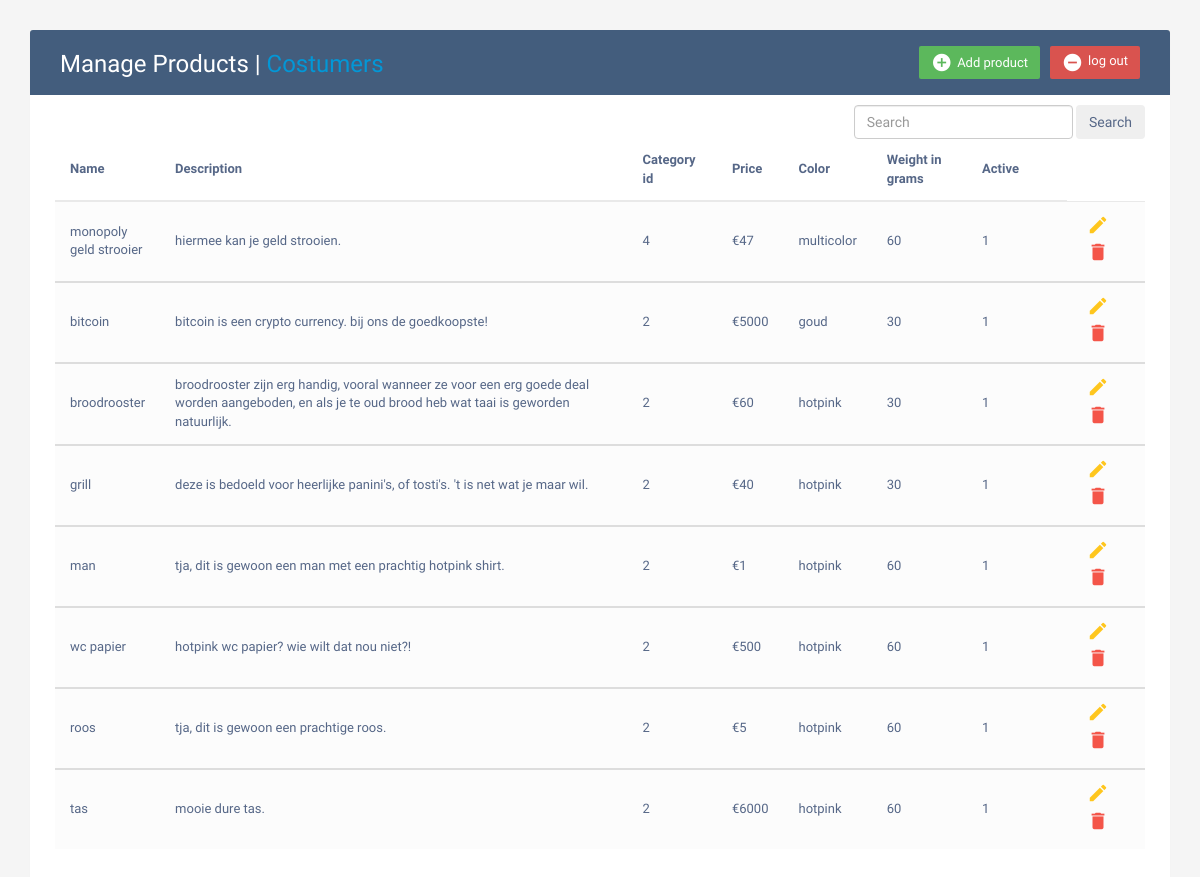
Screenshot of /cms/products/products_cms.php (signed in) with the database file from the repository.
### tables this page shows
CREATE TABLE `producten` (
  `id` int(11) NOT NULL,
  `name` varchar(255) NOT NULL,
  `description` varchar(500) NOT NULL,
  `category_id` int(255) NOT NULL,
  `price` int(11) NOT NULL,
  `color` varchar(255) NOT NULL,
  `weight` int(11) NOT NULL,
  `active` tinyint(1) NOT NULL
);

### cms/products/products_cms.php (the view, shortened to what this page needs)
<?php
require '../../configg/connect.php';
?>
<!DOCTYPE html>
<html lang="en">
<head>
    <link rel="stylesheet" href="https://maxcdn.bootstrapcdn.com/font-awesome/4.7.0/css/font-awesome.min.css">
    <link rel="stylesheet" href="https://maxcdn.bootstrapcdn.com/bootstrap/3.3.7/css/bootstrap.min.css">
    <link rel="stylesheet" href="../../assets/css/product_crud.css">
</head>
<body>
<div class="container">
    <div class="table-wrapper">
        <div class="table-title">
            <div class="row">
                <div class="col-sm-6">
                    <h2>Manage <a style="color: white">Products</a> | <a href="../costumers/costumers_cms.php" style="color: #0397d6">Costumers</a></h2>
                </div>
                <div class="col-sm-6">
                    <button type="submit" name="logout" class="btn btn-danger"><i class="material-icons" onclick="window.location.href = 'logout.php'">&#xE15C;</i>log out</button>
                    <a href="#add" class="btn btn-success" data-toggle="modal"><i class="material-icons">&#xE147;</i>
                        <span>Add product</span></a>
                </div>
            </div>
        </div>
        <form class="form-inline" method="post" style="float: right">
            <input class="form-control mr-sm-2" name="search" type="search" placeholder="Search" aria-label="Search">
            <button class="btn btn-outline-success my-2 my-sm-0" type="submit">Search</button>
        </form>
        <table class="table table-striped table-hover">
            <thead>
            <tr>
                <th>Name</th>
                <th>Description</th>
                <th>Category id</th>
                <th>Price</th>
                <th>Color</th>
                <th>Weight in grams</th>
                <th>Active</th>
            </tr>
            </thead>
            <?php
            if (isset($_POST['search'])) {
                $searchKey = $_POST['search'];
                $sql = "SELECT * FROM producten WHERE `name` LIKE '%$searchKey%'";
            } else
                $sql = "SELECT * FROM producten";
            $result = $con->query($sql);
            while ($row = $result->fetch_assoc()) {
            ?>
            <tbody>
            <tr>
                <td><?= $row['name']; ?></td>
                <td><?= $row['description']; ?></td>
                <td><?= $row['category_id']; ?></td>
                <td>€<?= $row['price']; ?></td>
                <td><?= $row['color']; ?></td>
                <td><?= $row['weight']; ?></td>
                <td><?= $row['active']; ?></td>
                <td>
                    <?php
                    echo '<a href="#edit' . $row['id'] . '"  class="edit" data-toggle="modal"><i class="material-icons" data-toggle="tooltip" title="Edit">&#xE254;</i></a>';
                    ?>
                    <?php
                    echo '<a href="#delete' . $row['id'] . '"  class="delete" data-toggle="modal"><i class="material-icons" data-toggle="tooltip" title="Delete">&#xE872;</i></a>';
                    ?>
                </td>
            </tr>
    </div>
    <?php } ?>
    </tbody>
</body>
</html>

### assets/css/product_crud.css (style rules this page uses)
body { color: #566787; background: #f5f5f5; font-family: 'Varela Round', sans-serif; font-size: 13px; }
.table-wrapper { background: #fff; padding: 20px 25px; margin: 30px 0; border-radius: 3px; box-shadow: 0 1px 1px rgba(0,0,0,.05); }
.table-title { padding-bottom: 15px; background: #435d7d; color: #fff; padding: 16px 30px; margin: -20px -25px 10px; border-radius: 3px 3px 0 0; }
.table-title h2 { margin: 5px 0 0; font-size: 24px; }
.table-title .btn { color: #fff; float: right; font-size: 13px; border: none; min-width: 50px; border-radius: 2px; border: none; outline: none !important; margin-left: 10px; }
.table-title .btn i { float: left; font-size: 21px; margin-right: 5px; }
.table-title .btn span { float: left; margin-top: 2px; }
table.table tr th, table.table tr td { border-color: #e9e9e9; padding: 12px 15px; vertical-align: middle; }
table.table tr th:first-child { width: 60px; }
table.table tr th:last-child { width: 100px; }
table.table-striped tbody tr:nth-of-type(odd) { background-color: #fcfcfc; }
table.table td:last-child i { opacity: 0.9; font-size: 22px; margin: 0 5px; }
table.table td a { font-weight: bold; color: #566787; display: inline-block; text-decoration: none; outline: none !important; }
table.table td a.edit { color: #FFC107; }
table.table td a.delete { color: #F44336; }
table.table td i { font-size: 19px; }

### rows the page displays
producten: name "monopoly geld strooier", description "hiermee kan je geld strooien.", category "4", price "47", color "multicolor", weight "60", active "1"
producten: name "bitcoin", description "bitcoin is een crypto currency. bij ons de goedkoopste!", category "2", price "5000", color "goud", weight "30", active "1"
producten: name "broodrooster", description "broodrooster zijn erg handig, vooral wanneer ze voor een erg goede deal worden aangeboden, en als je te oud brood heb wat taai is geworden natuurlijk.", category "2", price "60", color "hotpink", weight "30", active "1"
producten: name "grill", description "deze is bedoeld voor heerlijke panini's, of tosti's. 't is net wat je maar wil.", category "2", price "40", color "hotpink", weight "30", active "1"
producten: name "man", description "tja, dit is gewoon een man met een prachtig hotpink shirt.", category "2", price "1", color "hotpink", weight "60", active "1"
producten: name "wc papier", description "hotpink wc papier? wie wilt dat nou niet?!", category "2", price "500", color "hotpink", weight "60", active "1"
producten: name "roos", description "tja, dit is gewoon een prachtige roos.", category "2", price "5", color "hotpink", weight "60", active "1"
producten: name "tas", description "mooie dure tas.", category "2", price "6000", color "hotpink", weight "60", active "1"
